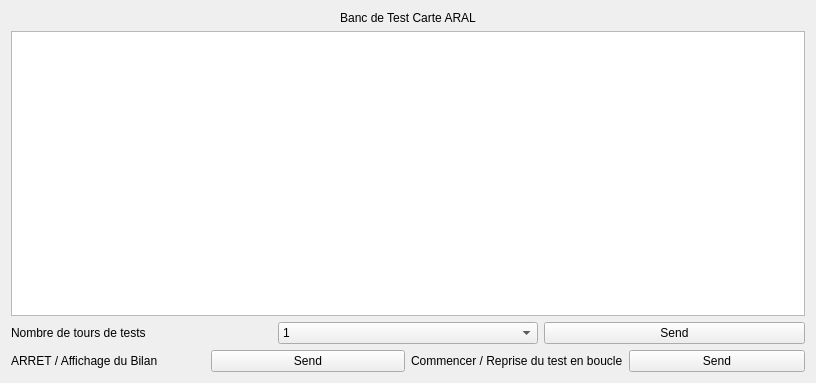
<?xml version="1.0" encoding="UTF-8"?>
<ui version="4.0">
 <class>Widget</class>
 <widget class="QWidget" name="Widget">
  <property name="geometry">
   <rect>
    <x>0</x>
    <y>0</y>
    <width>816</width>
    <height>383</height>
   </rect>
  </property>
  <property name="windowTitle">
   <string>Widget</string>
  </property>
  <layout class="QVBoxLayout" name="verticalLayout">
   <item>
    <widget class="QLabel" name="label_4">
     <property name="text">
      <string>Banc de Test Carte ARAL</string>
     </property>
     <property name="alignment">
      <set>Qt::AlignCenter</set>
     </property>
    </widget>
   </item>
   <item>
    <widget class="QTextEdit" name="textEdit_panel"/>
   </item>
   <item>
    <layout class="QHBoxLayout" name="horizontalLayout">
     <item>
      <widget class="QLabel" name="label">
       <property name="text">
        <string>Nombre de tours de tests</string>
       </property>
      </widget>
     </item>
     <item>
      <widget class="QComboBox" name="comboBox_nbTours">
       <item>
        <property name="text">
         <string>1</string>
        </property>
       </item>
       <item>
        <property name="text">
         <string>2</string>
        </property>
       </item>
       <item>
        <property name="text">
         <string>3</string>
        </property>
       </item>
       <item>
        <property name="text">
         <string>4</string>
        </property>
       </item>
       <item>
        <property name="text">
         <string>5</string>
        </property>
       </item>
       <item>
        <property name="text">
         <string>10</string>
        </property>
       </item>
       <item>
        <property name="text">
         <string>20</string>
        </property>
       </item>
       <item>
        <property name="text">
         <string>30</string>
        </property>
       </item>
       <item>
        <property name="text">
         <string>50</string>
        </property>
       </item>
       <item>
        <property name="text">
         <string>100</string>
        </property>
       </item>
       <item>
        <property name="text">
         <string>200</string>
        </property>
       </item>
       <item>
        <property name="text">
         <string>300</string>
        </property>
       </item>
       <item>
        <property name="text">
         <string>400</string>
        </property>
       </item>
       <item>
        <property name="text">
         <string>500</string>
        </property>
       </item>
      </widget>
     </item>
     <item>
      <widget class="QPushButton" name="sendButton_nbTours">
       <property name="text">
        <string>Send</string>
       </property>
      </widget>
     </item>
    </layout>
   </item>
   <item>
    <layout class="QHBoxLayout" name="horizontalLayout_4">
     <item>
      <layout class="QHBoxLayout" name="horizontalLayout_2">
       <item>
        <widget class="QLabel" name="label_2">
         <property name="text">
          <string>ARRET / Affichage du Bilan</string>
         </property>
        </widget>
       </item>
       <item>
        <widget class="QPushButton" name="sendButton_nbTours_2">
         <property name="text">
          <string>Send</string>
         </property>
        </widget>
       </item>
      </layout>
     </item>
     <item>
      <layout class="QHBoxLayout" name="horizontalLayout_3">
       <item>
        <widget class="QLabel" name="label_3">
         <property name="text">
          <string>Commencer / Reprise du test en boucle</string>
         </property>
        </widget>
       </item>
       <item>
        <widget class="QPushButton" name="sendButton_nbTours_3">
         <property name="text">
          <string>Send</string>
         </property>
        </widget>
       </item>
      </layout>
     </item>
    </layout>
   </item>
  </layout>
 </widget>
 <resources/>
 <connections/>
</ui>
